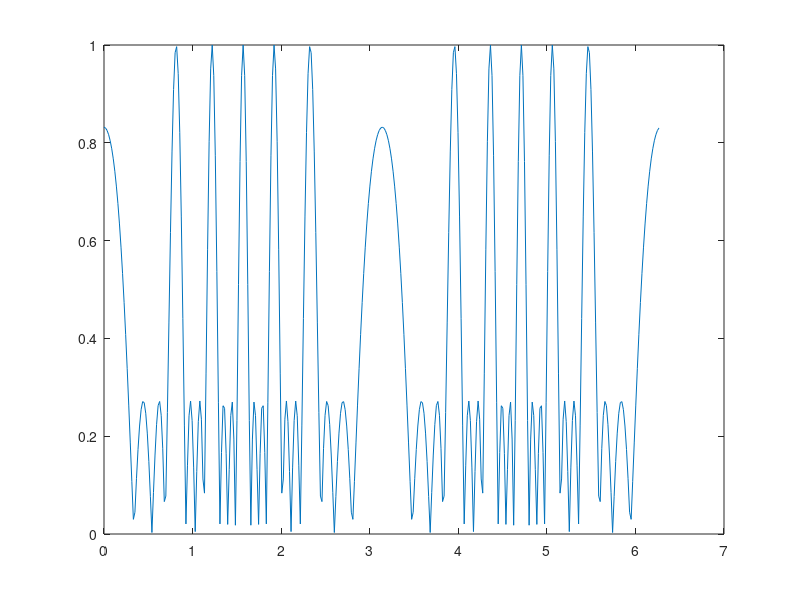

MATLAB code for this plot: (Note: this script raises an error after producing the figure.)
clear; clc; close all;

m = 4;  % pocet senzoru

% budu mit ULA, tj. ve 2D
P = zeros(2,m); % pripravim si polohu senzoru (vektor z pocatku)
for i=1:m
    P(1, i) = i-1;
end

% Nastavim beamformer, tj. M1,...,Mm
% M = (m:-1:1) ./ m; % zpozdeni po m-tinach
M = (1:m);

% Zvolim parametry
fs = 16e3;  % vzorkovaci frekvence (Hz)
c = 343;    % Rychlost sireni signalu (= cca rychlost zvuku) (m/s)

% Zakresli magnitudovou charakteristiku prenosove funkce v zavislosti na
% uhlu sireni signalu pro zvolenou frekvenci
theta = 1000; % zvolena frekvence 1kHz
theta = 2 * pi * theta ;%/ fs; % normalizace % nahodnym zakomentovanim fs se zda, ze dela to, co chci

rad = pi / 180; % Neni lepsi 2pi vydelit Fs?
alpha_ticks = 0:rad:2*pi-rad; % vsechny uhly pro zavislost, odcitam, abych mel 360

% vektor ma jednotkovou delku a znam uhel alfa
u = [1 * cos(alpha_ticks); 1 * sin(alpha_ticks)];

D = u' * P / c; % posunuti

% Prenosova funkce
H = zeros(size(D, 1), 1);
for i=1:m
    H = H + exp(-1i * theta * (D(:, i) - M(i)));
end
H = (1/m) * H;

% Vykresleni
figure
plot(alpha_ticks, abs(H'))

figure
polarplot(alpha_ticks, abs(H'))